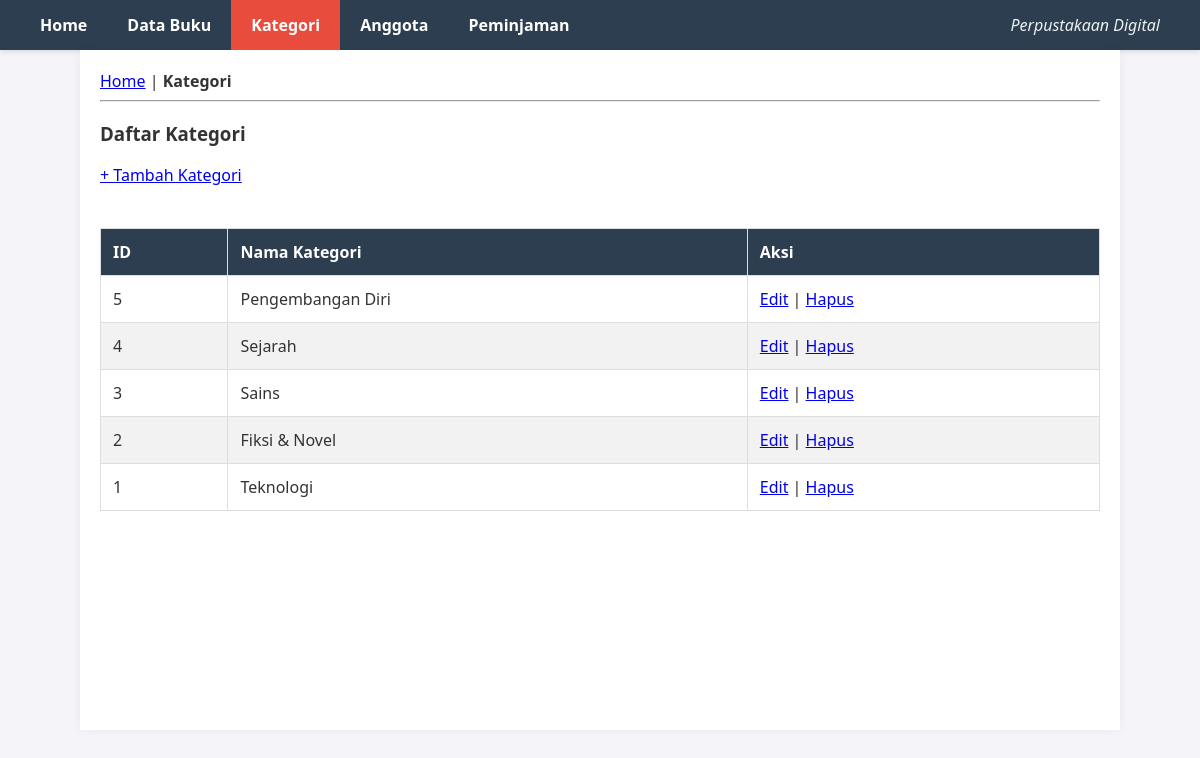
Screenshot of /db_tp10/index.php?page=categories with the database file from the repository.
### tables this page shows
CREATE TABLE `categories` (
  `id` int(11) NOT NULL,
  `name` varchar(100) NOT NULL
);

### db_tp10/viewmodels/CategoryViewModel.php (called while the page is built, shortened)
<?php
require_once 'models/Category.php';
require_once 'config/db.php';
class CategoryViewModel {
    private $model;
    public function __construct() {
        $database = new Database();
        $this->model = new Category($database->getConnection());
    }
    public function showList() {
        return $this->model->read()->fetchAll(PDO::FETCH_ASSOC);
    }
}
?>

### db_tp10/config/db.php (called while the page is built, shortened)
<?php
class Database {
    private $host = "localhost";
    private $db_name = "db_tp10";
    private $username = "root";
    private $password = "";
    public function getConnection() {
        $this->conn = null;
        try {
            $this->conn = new PDO("mysql:host=" . $this->host . ";dbname=" . $this->db_name, $this->username, $this->password);
            $this->conn->setAttribute(PDO::ATTR_ERRMODE, PDO::ERRMODE_EXCEPTION);
        } catch(PDOException $exception) {
            echo "Connection error: " . $exception->getMessage();
        }
        return $this->conn;
    }
}
?>

### db_tp10/models/Category.php (called while the page is built, shortened)
<?php
class Category {
    private $conn;
    private $table_name = "categories";
    public function __construct($db) {
        $this->conn = $db;
    }
    public function read() {
        $query = "SELECT * FROM " . $this->table_name . " ORDER BY id DESC";
        $stmt = $this->conn->prepare($query);
        $stmt->execute();
        return $stmt;
    }
}
?>

### db_tp10/views/category_list.php (the view)
<!DOCTYPE html>
<html>
<head><title>Daftar Kategori</title></head>
<body>
    <a href="index.php">Home</a> | <b>Kategori</b>
    <hr>
    <h3>Daftar Kategori</h3>
    <a href="index.php?page=category_create">+ Tambah Kategori</a>
    <br><br>
    <table border="1" cellpadding="10" cellspacing="0">
        <thead>
            <tr><th>ID</th><th>Nama Kategori</th><th>Aksi</th></tr>
        </thead>
        <tbody>
            <?php foreach($categories as $row): ?>
            <tr>
                <td><?= $row['id'] ?></td>
                <td><?= $row['name'] ?></td>
                <td>
                    <a href="index.php?page=category_edit&id=<?= $row['id'] ?>">Edit</a> |
                    <a href="index.php?action=category_delete&id=<?= $row['id'] ?>" onclick="return confirm('Hapus?')">Hapus</a>
                </td>
            </tr>
            <?php endforeach; ?>
        </tbody>
    </table>
</body>
</html>

### db_tp10/index.php (style rules this page uses)
body { font-family: 'Segoe UI', Tahoma, Geneva, Verdana, sans-serif; margin: 0; padding: 0; background-color: #f4f4f9; color: #333; }
table { width: 100%; border-collapse: collapse; margin-top: 20px; }
table, th, td { border: 1px solid #ddd; }
th, td { padding: 12px; text-align: left; }
th { background-color: #2c3e50; color: white; }
tr:nth-child(even) { background-color: #f2f2f2; }

### rows the page displays
categories: id "5", name "Pengembangan Diri"
categories: id "4", name "Sejarah"
categories: id "3", name "Sains"
categories: id "2", name "Fiksi & Novel"
categories: id "1", name "Teknologi"
